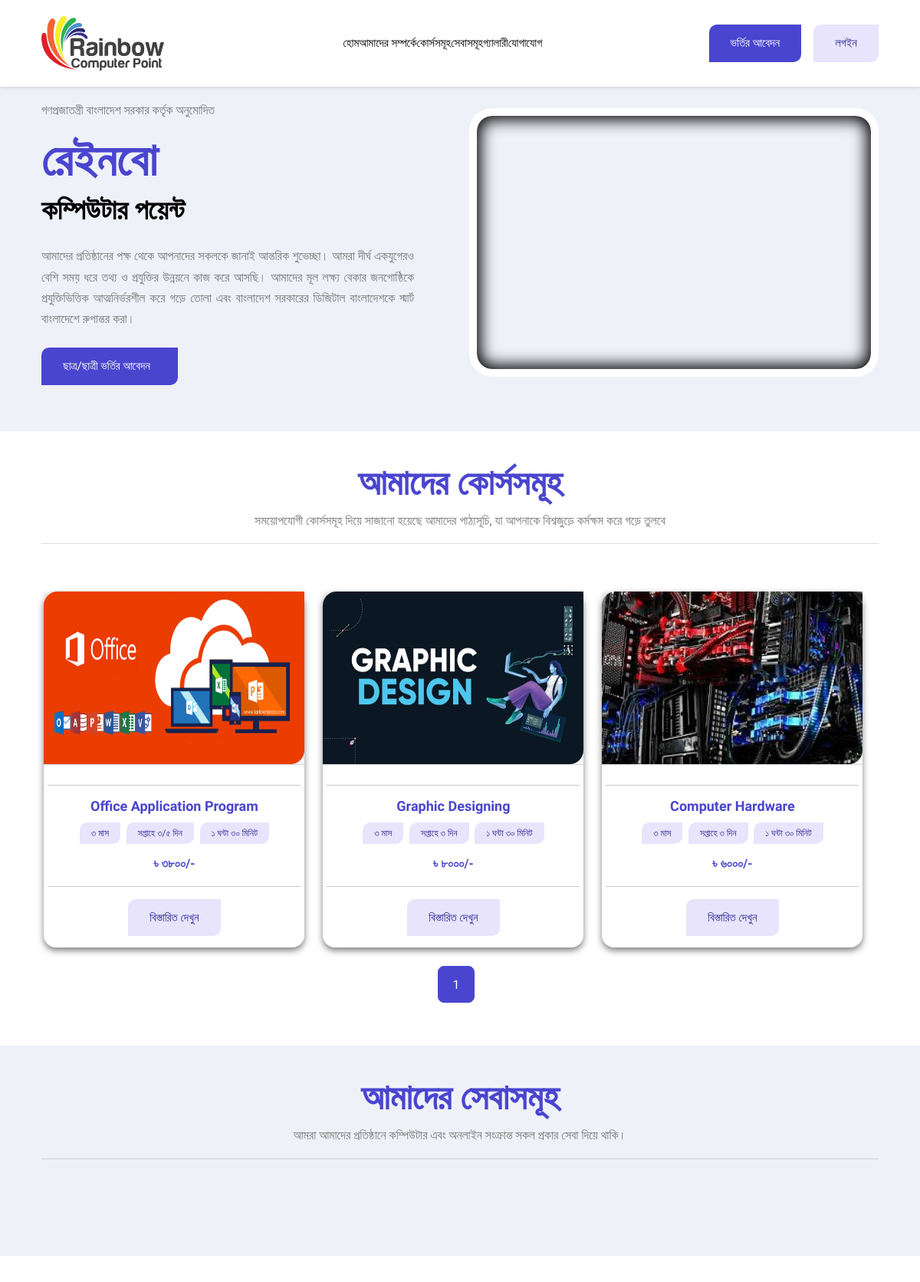
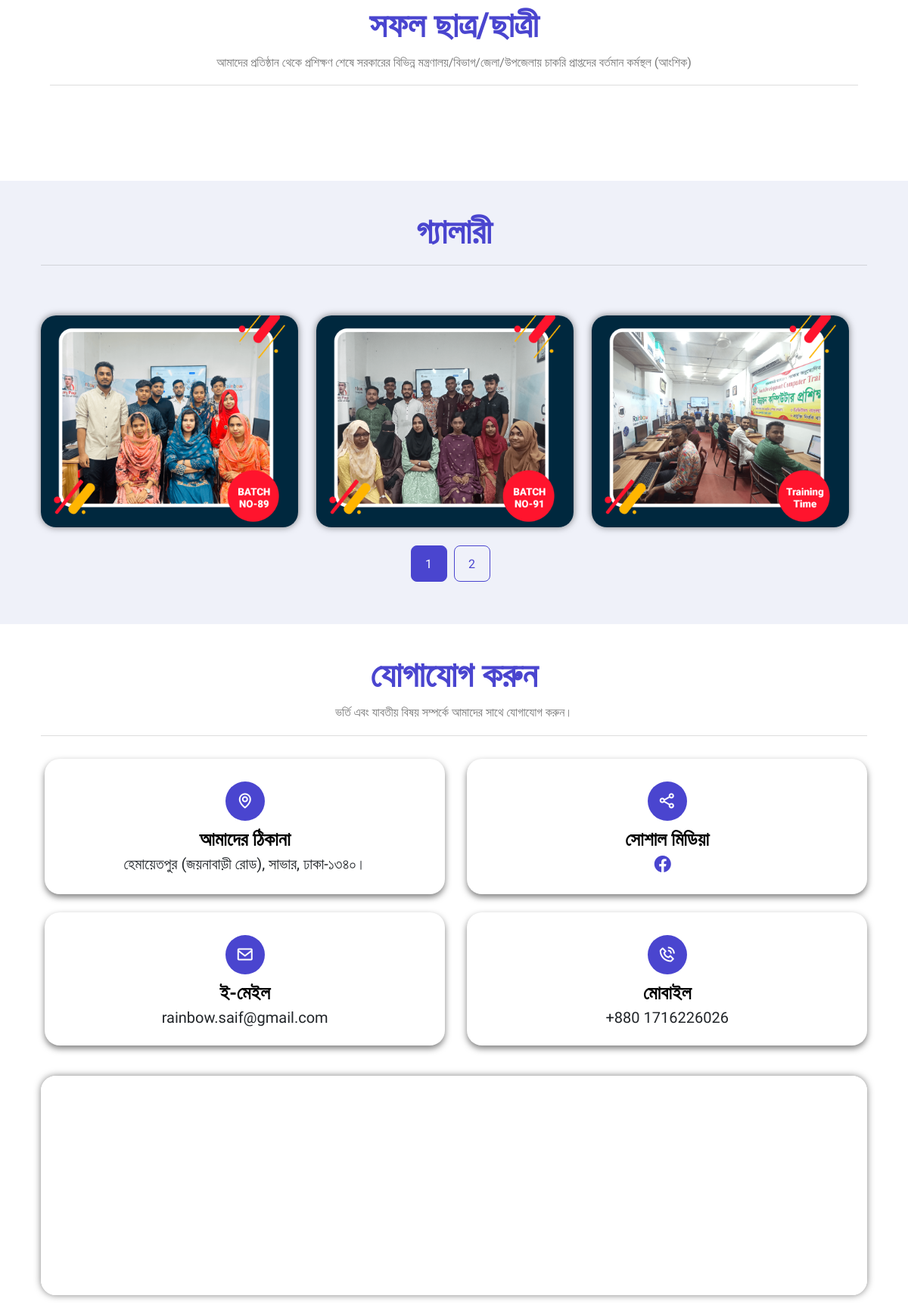
The page / (upper part) on the database its author committed (2 pictures, top to bottom).
### RainbowApp/models.py (models this page shows, shortened)
class CourseInfoModel(models.Model):
    CourseName = models.CharField(max_length=100, null=True)
    CourseDuration = models.CharField(max_length=100, null=True)
    WeeklyClass = models.CharField(max_length=100, null=True)
    ClassDurationHour = models.CharField(max_length=100, null=True)
    ClassDurationMinute = models.CharField(max_length=100, null=True)
    CourseFee = models.CharField(max_length=100, null=True)
    AboutCourse = models.TextField(null=True)
    CourseTopics = models.TextField(null=True)
    CourseImage = models.ImageField(upload_to='courseImg',null=True)

class GalleryImageModel(models.Model):
    ImageTitle = models.CharField(max_length=100, null=True)
    GalleryImage = models.ImageField(upload_to='galleryImage', null=True)

class ContactUsModel(models.Model):
    Address = models.CharField(max_length=200)
    Email = models.EmailField(max_length=100, null=True)
    Mobile = models.CharField(max_length=100, null=True)
    Facebook = models.CharField(max_length=100, null=True)
    MapLink = models.TextField(null=True)

### RainbowProject/views.py (the view)
# urls.py: path('',homePage, name='homePage'),
def homePage(request):
    courseData = CourseInfoModel.objects.all()
    serviceData = ServiceInfoModel.objects.all()
    successStudentData = SuccessfulStudentInfoModel.objects.all()
    galleryData = GalleryImageModel.objects.all()
    contactData = ContactUsModel.objects.all()
    context = {
        'courseData': courseData,
        'serviceData': serviceData,
        'successStudentData': successStudentData,
        'galleryData': galleryData,
        'contactData': contactData,
    }
    return render(request,'commons/index.html',context)

### template/commons/index.html (shortened to what this page needs)
{% extends 'master/master.html' %}
{% block content %}
<section class="banner bg-tertiary position-relative overflow-hidden">
  <div class="container">
    <div class="row align-items-center justify-content-center">
      <div class="col-lg-6 mb-5 mb-lg-0">
        <div class="block text-center text-lg-start pe-0 pe-xl-5">
          <p class="rainbow-text0">গণপ্রজাতন্ত্রী বাংলাদেশ সরকার কর্তৃক অনুমোদিত</p>
          <h1 class="rainbow-text1"><strong>রেইনবো</strong></h1>
          <h2 class="rainbow-text2 mb-4">কম্পিউটার পয়েন্ট</h2>
          <p class="text-justify mb-4">আমাদের প্রতিষ্ঠানের পক্ষ থেকে আপনাদের সকলকে জানাই আন্তরিক শুভেচ্ছা। আমরা দীর্ঘ
            একযুগেরও বেশি সময় ধরে তথ্য ও প্রযুক্তির উন্নয়নে কাজ করে আসছি। আমাদের মূল লক্ষ্য বেকার
            জনগোষ্ঠিকে প্রযুক্তিভিত্তিক আত্মনির্ভরশীল করে গড়ে তোলা এবং বাংলাদেশ সরকারের ডিজিটাল
            বাংলাদেশকে স্মার্ট বাংলাদেশে রুপান্তর করা।</p>
          <a type="button" class="btn btn-primary" href="{% url 'admissionformPage' %}">ছাত্র/ছাত্রী ভর্তির আবেদন </a>
        </div>
      </div>
      <div class="col-lg-6">
        <div class="text-center">
          <img loading="lazy" decoding="async" src="../static/images/banner3.png" alt="banner image"
            class="banner-img w-100">
        </div>
      </div>
    </div>
  </div>
</section>
<section class="section course-section">
  <div class="container">
    <div class="row">
      <div class="section-title">
        <h1>আমাদের কোর্সসমূহ</h1>
        <p>সময়োপযোগী কোর্সসমূহ দিয়ে সাজানো হয়েছে আমাদের পাঠ্যসূচি, যা আপনাকে বিশ্বজুড়ে কর্মক্ষম করে গড়ে তুলবে</p>
        <hr>
      </div>
      <div class="row" id="course-cards-container">
        {% for i in courseData %}
        <div class="col-lg-4 course-card-item">
          <div class="card card-item">
            <div class="card-header view view-cascade overlay text-center">
              <img src="{{i.CourseImage.url}}" class="card-img-top" alt="profile image">
            </div>
            <div class="card-body">
              <hr>
              <h4 class="card-title"><strong>{{i.CourseName}}</strong></h4>
              <div class="card-info">
                <button class="btn btn-outline-primary">{{i.CourseDuration}} মাস</button>
                <button class="btn btn-outline-primary">সপ্তাহে {{i.WeeklyClass}} দিন</button>
                <button class="btn btn-outline-primary"> {{i.ClassDurationHour}} ঘন্টা {{i.ClassDurationMinute}} মিনিট</button>
                <p class="price">৳ {{i.CourseFee}}/-</p>
                <hr>
                <div class="course-footer">
                  <a href="{% url 'viewCourse' i.id %}" class="btn btn-outline-primary">বিস্তারিত দেখুন</a>
                </div>
              </div>
            </div>
          </div>
        </div>
        {% endfor %}
      </div>
      <div id="course-pagination-controls" class="mt-4"></div>
    </div>
  </div>
</section>
<section class="about-section section bg-tertiary position-relative overflow-hidden">
  <div class="container">
    <div class="row justify-content-center">
      <div class="section-title">
        <h1>আমাদের সেবাসমূহ</h1>
        <p>আমরা আমাদের প্রতিষ্ঠানে কম্পিউটার এবং অনলাইন সংক্রান্ত সকল প্রকার সেবা দিয়ে থাকি। </p>
        <hr>
      </div>
      <div id="service-pagination-controls" class="mt-4"></div>
    </div>
  </div>
</section>
<section class="section success-student">
  <div class="container">
    <div class="row">
      <div class="section-title">
        <h1>সফল ছাত্র/ছাত্রী</h1>
        <p>আমাদের প্রতিষ্ঠান থেকে প্রশিক্ষণ শেষে সরকারের বিভিন্ন মন্ত্রণালয়/বিভাগ/জেলা/উপজেলায় চাকরি প্রাপ্তদের
          বর্তমান কর্মস্থল (আংশিক)</p>
        <hr>
      </div>
    <div id="student-pagination-controls" class="mt-4"></div>
    </div>
  </div>
</section>
<section class="section bg-tertiary gallery">
  <div class="container">
    <div class="row">
      <div class="section-title">
        <h1>গ্যালারী</h1>
        <hr>
      </div>
      <div class="row" id="galleryimage-cards-container">
        {% for i in galleryData %}
        <div class="col-lg-4 gallery-item">
            <div class="img-card" style="height: 300px; padding-top:20px;">
                <img src="{{ i.GalleryImage.url }}" class="card-img-top" alt="profile image" style="width: 100%; height: 100%; object-fit: cover; border-radius: 20px;" data-toggle="modal" data-target="#imageModal" data-img-url="{{ i.GalleryImage.url }}">
            </div>
        </div>
        {% endfor %}
    </div>
    <div id="gallery-pagination-controls" class="mt-4"></div>
    </div>
  </div>
</section>
<section id="contact" class="section contact">
  <div class="container">
    <div class="section-title">
      <h1>যোগাযোগ করুন</h1>
      <p>ভর্তি এবং যাবতীয় বিষয় সম্পর্কে আমাদের সাথে যোগাযোগ করুন।</p>
      <hr>
    </div>
    {% for i in contactData %}
    <div class="row mt-2">
      <div class="col-md-6 d-flex align-items-stretch">
        <div class="card info-box">
          <i class="bx bx-map"></i>
          <h3>আমাদের ঠিকানা</h3>
          <p>{{i.Address}}</p>
        </div>
      </div>
      <div class="col-md-6 mt-4 mt-md-0 d-flex align-items-stretch">
        <div class="card info-box">
          <i class="bx bx-share-alt"></i>
          <h3>সোশাল মিডিয়া</h3>
          <div class="social-links">
            <a href="{{i.Facebook}}" class="facebook" target="_blank"><i
                class="bi bi-facebook"></i></a>
          </div>
        </div>
      </div>
      <div class="col-md-6 mt-4 d-flex align-items-stretch">
        <div class="card  info-box">
          <i class="bx bx-envelope"></i>
          <h3>ই-মেইল</h3>
          <p>{{i.Email}}</p>
        </div>
      </div>
      <div class="col-md-6 mt-4 d-flex align-items-stretch">
        <div class="card info-box">
          <i class="bx bx-phone-call"></i>
          <h3>মোবাইল</h3>
          <p>{{i.Mobile}}</p>
        </div>
      </div>
      <div class="location-section">
        <div class="col-md-12 d-flex align-items-stretch">
          <iframe
            src="{{i.MapLink}}"
            frameborder="0" style="width: 100%; height: 290px;" allowfullscreen=""></iframe>
        </div>
      </div>
    </div>
    {% endfor %}
  </div>
</section>
{% endblock content %}

### rows shown on the page
CourseInfoModel: CourseImage (picture), CourseName "Office Application Program", CourseDuration "৩", WeeklyClass "৩/৫", ClassDurationHour "১", ClassDurationMinute "৩০", CourseFee "৩৮০০"
CourseInfoModel: CourseImage (picture), CourseName "Graphic Designing", CourseDuration "৩", WeeklyClass "৩", ClassDurationHour "১", ClassDurationMinute "৩০", CourseFee "৮০০০"
CourseInfoModel: CourseImage (picture), CourseName "Computer Hardware", CourseDuration "৩", WeeklyClass "৩", ClassDurationHour "১", ClassDurationMinute "৩০", CourseFee "৬০০০"
GalleryImageModel: GalleryImage (picture)
GalleryImageModel: GalleryImage (picture)
GalleryImageModel: GalleryImage (picture)
ContactUsModel: Address "হেমায়েতপুর (জয়নাবাড়ী রোড), সাভার, ঢাকা-১৩৪০।", Email "rainbow.saif@gmail.com", Mobile "+880 1716226026"
